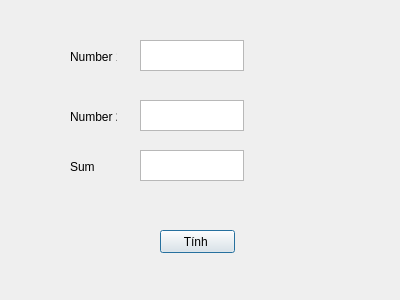
<?xml version="1.0" encoding="UTF-8"?>
<ui version="4.0">
 <class>Dialog</class>
 <widget class="QDialog" name="Dialog">
  <property name="geometry">
   <rect>
    <x>0</x>
    <y>0</y>
    <width>400</width>
    <height>300</height>
   </rect>
  </property>
  <property name="windowTitle">
   <string>Dialog</string>
  </property>
  <widget class="QLabel" name="label">
   <property name="geometry">
    <rect>
     <x>70</x>
     <y>50</y>
     <width>47</width>
     <height>13</height>
    </rect>
   </property>
   <property name="text">
    <string>Number 1</string>
   </property>
  </widget>
  <widget class="QLabel" name="label_2">
   <property name="geometry">
    <rect>
     <x>70</x>
     <y>110</y>
     <width>47</width>
     <height>13</height>
    </rect>
   </property>
   <property name="text">
    <string>Number 2</string>
   </property>
  </widget>
  <widget class="QLabel" name="label_3">
   <property name="geometry">
    <rect>
     <x>70</x>
     <y>160</y>
     <width>47</width>
     <height>13</height>
    </rect>
   </property>
   <property name="text">
    <string>Sum</string>
   </property>
  </widget>
  <widget class="QPushButton" name="btnTinhTong">
   <property name="geometry">
    <rect>
     <x>160</x>
     <y>230</y>
     <width>75</width>
     <height>23</height>
    </rect>
   </property>
   <property name="text">
    <string>Tính </string>
   </property>
  </widget>
  <widget class="QTextEdit" name="txtN1">
   <property name="geometry">
    <rect>
     <x>140</x>
     <y>40</y>
     <width>104</width>
     <height>31</height>
    </rect>
   </property>
  </widget>
  <widget class="QTextEdit" name="txtN2">
   <property name="geometry">
    <rect>
     <x>140</x>
     <y>100</y>
     <width>104</width>
     <height>31</height>
    </rect>
   </property>
  </widget>
  <widget class="QTextEdit" name="txtKetQua">
   <property name="geometry">
    <rect>
     <x>140</x>
     <y>150</y>
     <width>104</width>
     <height>31</height>
    </rect>
   </property>
  </widget>
 </widget>
 <resources/>
 <connections/>
</ui>
